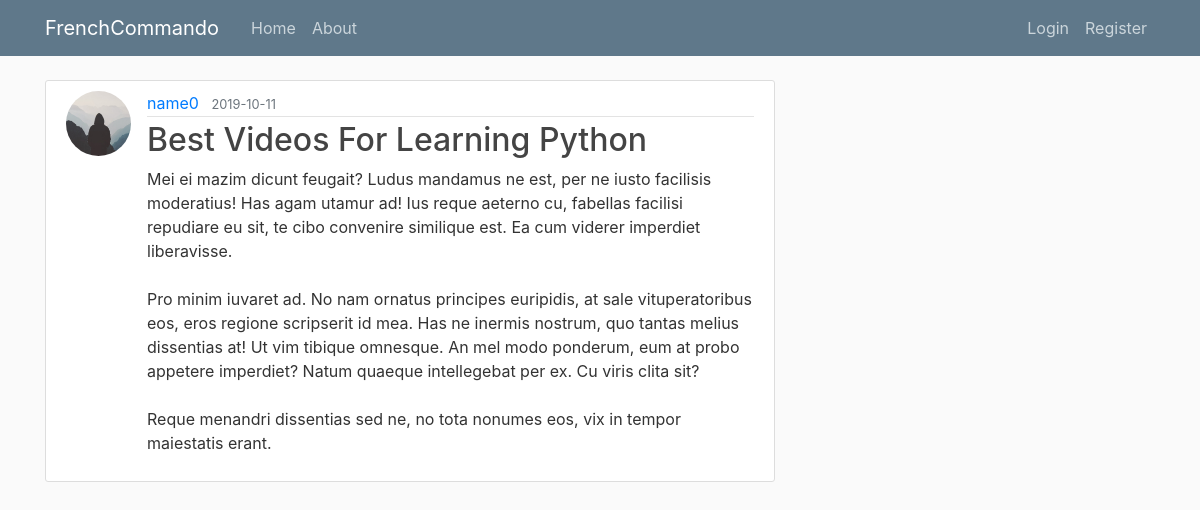
Screenshot of /post/21 with the database file from the repository.
### flaskblog/models.py (models this page shows, shortened)
class User(db.Model, UserMixin):
    id = db.Column(db.Integer, primary_key=True)
    username = db.Column(db.String(20), unique=True, nullable=False)
    email = db.Column(db.String(120), unique=True, nullable=False)
    image_file = db.Column(db.String(20), nullable=False, default='default.jpg')
    password = db.Column(db.String(60), nullable=False)
    posts = db.relationship('Post', backref='author', lazy=True)

class Post(db.Model):
    id = db.Column(db.Integer, primary_key=True)
    title = db.Column(db.String(100), nullable=False)
    date_posted = db.Column(db.DateTime, nullable=False, default=datetime.utcnow)
    content = db.Column(db.Text, nullable=False)
    user_id = db.Column(db.Integer, db.ForeignKey('user.id'), nullable=False)

### flaskblog/posts/routes.py (the view)
@posts.route("/post/<int:post_id>")
def post(post_id):
    post = Post.query.get_or_404(post_id)
    return render_template('post.html', title=post.title, post=post)

### flaskblog/templates/post.html (shortened to what this page needs)
{% extends "layout.html" %}
{% block content %}
  <article class="media content-section">
    <img class="rounded-circle article-img" src="{{ url_for('static', filename='profile_pics/' + post.author.image_file) }}" alt="">
    <div class="media-body">
      <div class="article-metadata">
        <a class="mr-2" href="{{ url_for('users.user_posts', username=post.author.username) }}">{{ post.author.username }}</a>
        <small class="text-muted">{{ post.date_posted.strftime('%Y-%m-%d') }}</small>
      </div>
      <h2><a class="article-title" href="{{ url_for('posts.post', post_id=post.id) }}">{{ post.title }}</a></h2>
      <p class="article-content">{{ post.content }}</p>
    </div>
  </article>
{% endblock content %}

### flaskblog/static/main.css (style rules this page uses)
body { background: #fafafa; color: #333333; margin-top: 5rem; }
h1, h2, h3, h4, h5, h6 { color: #444444; }
.content-section { background: #ffffff; padding: 10px 20px; border: 1px solid #dddddd; border-radius: 3px; margin-bottom: 20px; }
.article-title { color: #444444; }
.article-content { white-space: pre-line; }
.article-img { height: 65px; width: 65px; margin-right: 16px; }
.article-metadata { padding-bottom: 1px; margin-bottom: 4px; border-bottom: 1px solid #e3e3e3 }

### rows the page displays
User: image_file (placeholder picture), author.username "name0"
Post: date_posted "2019-10-11", title "Best Videos For Learning Python", content "Mei ei mazim dicunt feugait? Ludus mandamus ne est, per ne iusto facilisis moderatius! Has agam utamur ad! Ius reque aeterno cu, fabellas facilisi repudiare eu sit, te cibo convenire similique est. Ea cum viderer imperdiet liberavisse. Pro minim iuvaret ad. No nam ornatus principes euripidis, at sale vituperatoribus eos, eros regione scripserit id mea. Has ne inermis nostrum, quo tantas melius dissentias at! Ut vim tibique omnesque. An mel modo ponderum, eum at probo appetere imperdiet? Natum quaeque intellegebat per ex. Cu viris clita sit? Reque menandri dissentias sed ne, no tota nonumes eos, vix in tempor maiestatis erant."
